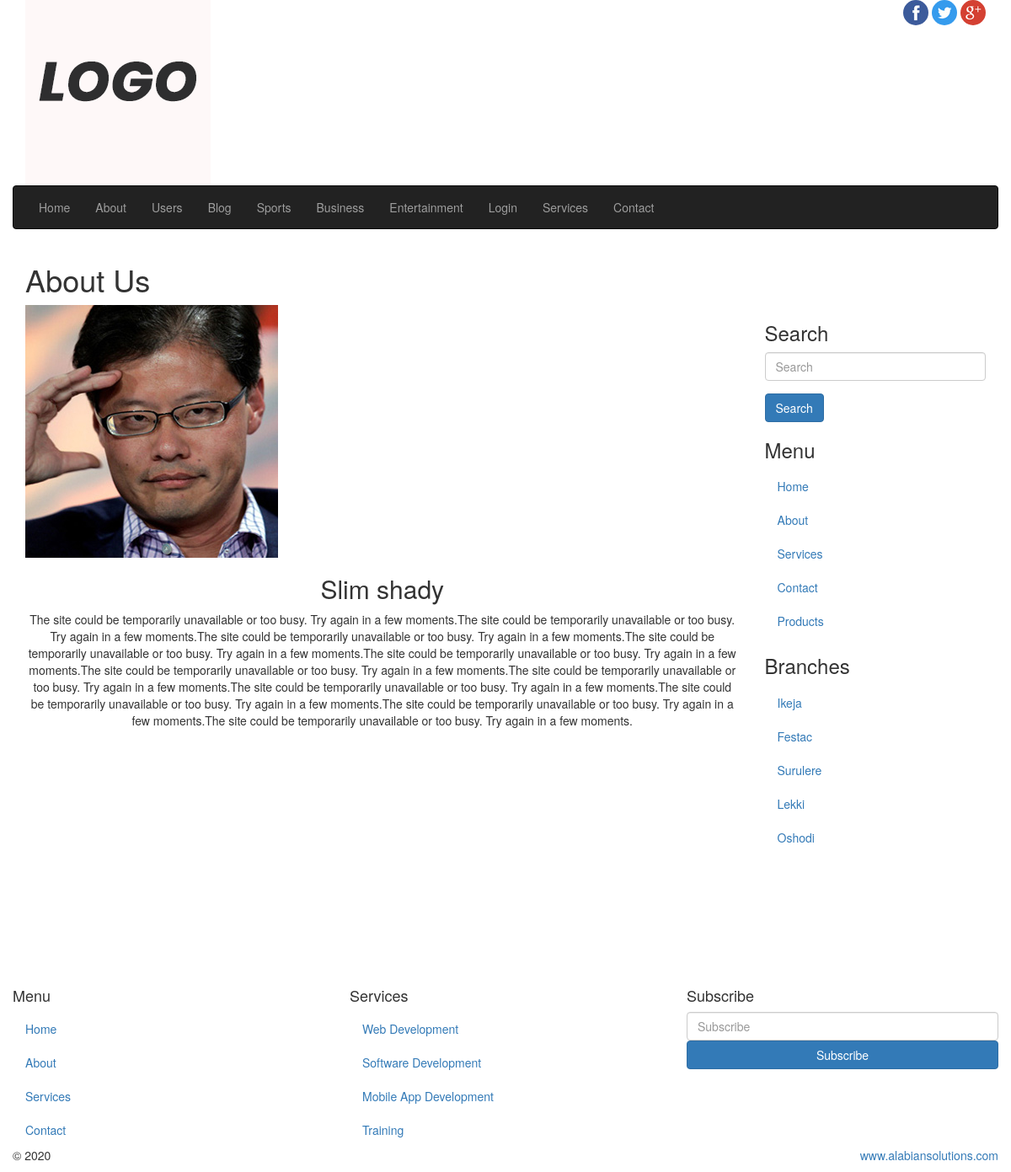
The app's page /pages/detail/1/ with its own data.
### frontend/models.py (models this page shows, shortened)
class Category(models.Model):
    cat_name = models.CharField(max_length=100, verbose_name='Category Name')
    cat_desc = models.TextField(blank=True, null=True, verbose_name='Description')
    class Meta():
        verbose_name_plural='Post Category'

class About(models.Model):
    name = models.CharField(max_length=150)
    profile = models.ImageField(blank=True, null=True, upload_to='uploads/')
    content = models.TextField()
    def profile_img(self):
        if self.profile:
          return self.profile.url
        return '/media/uploads/avatar.png'
    class Meta():
        verbose_name_plural='About'

### frontend/views.py (the view)
# urls.py: path('detail/<int:abt_id>/', views.about_detail, name='about_detail'),
def about_detail(request, abt_id):
    detail = About.objects.get(id=abt_id)
    return render(request, 'frontend/detail.html', {'det':detail})

### frontend/custom_processor.py (called while the page is built)
def cat_menu(request):
    category = Category.objects.all()
    return {'category': category}

def footer_date(request):
    footer = datetime.datetime.now()
    return {'foot':footer}

### templates/frontend/detail.html (shortened to what this page needs)
{% extends 'frontend/base.html' %}
{% load static %}
{% block content %}
  <section id="sectionTitle">
    <div class="pageTitle">
      <h1>About Us</h1>
    </div>
  </section>
  <section id="content">
    <div class="row">
      <div class="col-sm-9 text-center" id="detailContent">
        {% if det %}
          <div class="contain-img">
            <div class="img-div">
              <img src="{{ det.profile_img }}" class="img-responsive">
            </div>
          </div>
          <div class="detail-content">
            <h2>{{ det.name }}</h2>
            <p>
              {{ det.content }}
            </p>
          </div>
        {% endif %}
      </div>
     {% include 'frontend/sidebar.html' %}
    </div>
  </section>
{% endblock %}

### templates/frontend/base.html (shortened to what this page needs)
{% load static %}
<!DOCTYPE html>
<html lang="en">
  <head>
    <link href="{% static 'frontend/css/bootstrap.min.css' %}" rel="stylesheet">
    <link href="{% static 'frontend/css/font-awesome.min.css' %}" rel="stylesheet">
    <link href="{% static 'frontend/css/style.css' %}" rel="stylesheet">
  </head>
  <body>
    <div class="container">
      <header id="siteLogo">
        <div class="row">
          <div class="col-sm-3">
            <a href="index.html">
              <img src="images/logo.png">
            </a>
          </div>
          <div class="col-sm-9">
            <span class="social-logo pull-right">
              <a href="#">
                <img src="images/fb.png" class="img-circle">
              </a>
              <a href="#">
                <img src="images/tw.png" class="img-circle">
              </a><a href="#">
                <img src="images/gp.png" class="img-circle">
              </a>
            </span>
          </div>
        </div>
      </header>
      <section id="siteMenu">
        <div class="row">
          <nav class="navbar navbar-inverse">
            <div class="collapse navbar-collapse" id="mainNav">
              <ul class="nav navbar-nav">
                {% url 'index' as Home %}
                {% url 'frontend:about' as About %}
                {% url 'frontend:contact' as Contact %}
                {% url 'frontend:post_list' as PostList %}
                {% url 'backend:login_view' as Login %}
                <li {% if request.path == Home %} class="active" {% endif %}><a href="{% url 'index' %}">Home</a></li>
                <li {% if request.path == About %} class="active" {% endif %}><a href="{% url 'frontend:about' %}">About</a></li>
                <li><a href="users.html">Users</a></li>
                <li {% if request.path == PostList %} class="active" {% endif %}><a href="{% url 'frontend:post_list' %}">Blog</a></li>
                {% for cat in category %}
                <li><a href="{% url 'frontend:post_from_cat' cat.id %}">{{ cat.cat_name }}</a></li>
                {% endfor %}
                <li {% if request.path == Login %} class="active" {% endif %}><a href="{% url 'backend:login_view' %}">Login</a></li>
                <li><a href="services.html">Services</a></li>
                <li {% if request.path == Contact %} class="active" {% endif %}><a href="{% url 'frontend:contact' %}">Contact</a></li>
              </ul>
            </div>
          </nav>
        </div>
      </section>
      {% block content %}
      {% endblock %}
    </div>
    <footer class="container-fluid" id="siteFooter">
      <div class="row">
        <div class="col-sm-4">
          <h4>Menu</h4>
          <ul class="nav">
            <li><a href="#">Home</a></li>
            <li><a href="#">About</a></li>
            <li><a href="#">Services</a></li>
            <li><a href="#">Contact</a></li>
          </ul>
        </div>
        <div class="col-sm-4">
          <h4>Services</h4>
          <ul class="nav">
            <li><a href="#">Web Development</a></li>
            <li><a href="#">Software Development</a></li>
            <li><a href="#">Mobile App Development</a></li>
            <li><a href="#">Training</a></li>
          </ul>
        </div>
        <div class="col-sm-4">
          <h4>Subscribe</h4>
          <form class="form">
            <div class="form-group">
              <input type="text" class="form-control" placeholder="Subscribe">
              <input type="submit" value="Subscribe" class="btn btn-primary btn-block">
            </div>
          </form>
        </div>
      </div>
      <div class="row">
        <div class="col-md-3">
          <p>&copy; {{ foot|date:'Y'}}</p>
        </div>
        <div class="col-md-9">
          <p class="copy pull-right">
            <a href="#" target="_blank">www.alabiansolutions.com</a>
          </p>
        </div>
      </div>
    </footer>
  </body>
</html>

### records on screen
Category: cat_name "Sports"
Category: cat_name "Business"
Category: cat_name "Entertainment"
About: profile_img (picture), name "Slim shady", content "The site could be temporarily unavailable or too busy. Try again in a few moments.The site could be temporarily unavailable or too busy. Try again in a few moments.The site could be temporarily unavailable or too busy. Try again in a few moments.The site could be temporarily unavailable or too busy. Try again in a few moments.The site could be temporarily unavailable or too busy. Try again in a few moments.The site could be temporarily unavailable or too busy. Try again in a few moments.The site could be temporarily unavailable or too busy. Try again in a few moments.The site could be temporarily unavailable or too busy. Try again in a few moments.The site could be temporarily unavailable…"
